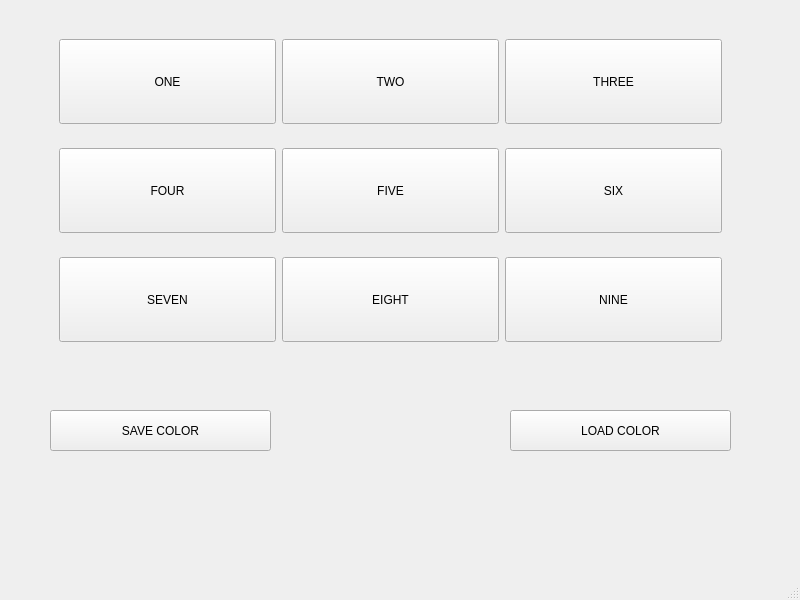
<?xml version="1.0" encoding="UTF-8"?>
<ui version="4.0">
 <class>MainWindow</class>
 <widget class="QMainWindow" name="MainWindow">
  <property name="geometry">
   <rect>
    <x>0</x>
    <y>0</y>
    <width>800</width>
    <height>600</height>
   </rect>
  </property>
  <property name="windowTitle">
   <string>MainWindow</string>
  </property>
  <widget class="QWidget" name="centralwidget">
   <widget class="QPushButton" name="savecolor">
    <property name="geometry">
     <rect>
      <x>50</x>
      <y>410</y>
      <width>221</width>
      <height>41</height>
     </rect>
    </property>
    <property name="text">
     <string>SAVE COLOR</string>
    </property>
   </widget>
   <widget class="QPushButton" name="loadcolor">
    <property name="geometry">
     <rect>
      <x>510</x>
      <y>410</y>
      <width>221</width>
      <height>41</height>
     </rect>
    </property>
    <property name="text">
     <string>LOAD COLOR</string>
    </property>
   </widget>
   <widget class="QWidget" name="" native="true">
    <property name="geometry">
     <rect>
      <x>50</x>
      <y>30</y>
      <width>681</width>
      <height>321</height>
     </rect>
    </property>
    <layout class="QVBoxLayout" name="verticalLayout">
     <item>
      <widget class="QWidget" name="" native="true">
       <layout class="QHBoxLayout" name="horizontalLayout">
        <item>
         <widget class="QPushButton" name="Button_1">
          <property name="sizePolicy">
           <sizepolicy hsizetype="Minimum" vsizetype="Preferred">
            <horstretch>0</horstretch>
            <verstretch>0</verstretch>
           </sizepolicy>
          </property>
          <property name="text">
           <string>ONE</string>
          </property>
         </widget>
        </item>
        <item>
         <widget class="QPushButton" name="Button_2">
          <property name="sizePolicy">
           <sizepolicy hsizetype="Minimum" vsizetype="Preferred">
            <horstretch>0</horstretch>
            <verstretch>0</verstretch>
           </sizepolicy>
          </property>
          <property name="text">
           <string>TWO</string>
          </property>
         </widget>
        </item>
        <item>
         <widget class="QPushButton" name="Button_3">
          <property name="sizePolicy">
           <sizepolicy hsizetype="Minimum" vsizetype="Preferred">
            <horstretch>0</horstretch>
            <verstretch>0</verstretch>
           </sizepolicy>
          </property>
          <property name="text">
           <string>THREE</string>
          </property>
         </widget>
        </item>
       </layout>
      </widget>
     </item>
     <item>
      <widget class="QWidget" name="" native="true">
       <layout class="QHBoxLayout" name="horizontalLayout_2">
        <item>
         <widget class="QPushButton" name="Button_4">
          <property name="sizePolicy">
           <sizepolicy hsizetype="Minimum" vsizetype="Preferred">
            <horstretch>0</horstretch>
            <verstretch>0</verstretch>
           </sizepolicy>
          </property>
          <property name="text">
           <string>FOUR</string>
          </property>
         </widget>
        </item>
        <item>
         <widget class="QPushButton" name="Button_5">
          <property name="sizePolicy">
           <sizepolicy hsizetype="Minimum" vsizetype="Preferred">
            <horstretch>0</horstretch>
            <verstretch>0</verstretch>
           </sizepolicy>
          </property>
          <property name="text">
           <string>FIVE</string>
          </property>
         </widget>
        </item>
        <item>
         <widget class="QPushButton" name="Button_6">
          <property name="sizePolicy">
           <sizepolicy hsizetype="Minimum" vsizetype="Preferred">
            <horstretch>0</horstretch>
            <verstretch>0</verstretch>
           </sizepolicy>
          </property>
          <property name="text">
           <string>SIX</string>
          </property>
         </widget>
        </item>
       </layout>
      </widget>
     </item>
     <item>
      <widget class="QWidget" name="" native="true">
       <layout class="QHBoxLayout" name="horizontalLayout_3">
        <item>
         <widget class="QPushButton" name="Button_7">
          <property name="sizePolicy">
           <sizepolicy hsizetype="Minimum" vsizetype="Preferred">
            <horstretch>0</horstretch>
            <verstretch>0</verstretch>
           </sizepolicy>
          </property>
          <property name="text">
           <string>SEVEN</string>
          </property>
         </widget>
        </item>
        <item>
         <widget class="QPushButton" name="Button_8">
          <property name="sizePolicy">
           <sizepolicy hsizetype="Minimum" vsizetype="Preferred">
            <horstretch>0</horstretch>
            <verstretch>0</verstretch>
           </sizepolicy>
          </property>
          <property name="text">
           <string>EIGHT</string>
          </property>
         </widget>
        </item>
        <item>
         <widget class="QPushButton" name="Button_9">
          <property name="sizePolicy">
           <sizepolicy hsizetype="Minimum" vsizetype="Preferred">
            <horstretch>0</horstretch>
            <verstretch>0</verstretch>
           </sizepolicy>
          </property>
          <property name="text">
           <string>NINE</string>
          </property>
         </widget>
        </item>
       </layout>
      </widget>
     </item>
    </layout>
   </widget>
  </widget>
  <widget class="QMenuBar" name="menubar">
   <property name="geometry">
    <rect>
     <x>0</x>
     <y>0</y>
     <width>800</width>
     <height>26</height>
    </rect>
   </property>
  </widget>
  <widget class="QStatusBar" name="statusbar"/>
 </widget>
 <resources/>
 <connections/>
</ui>
